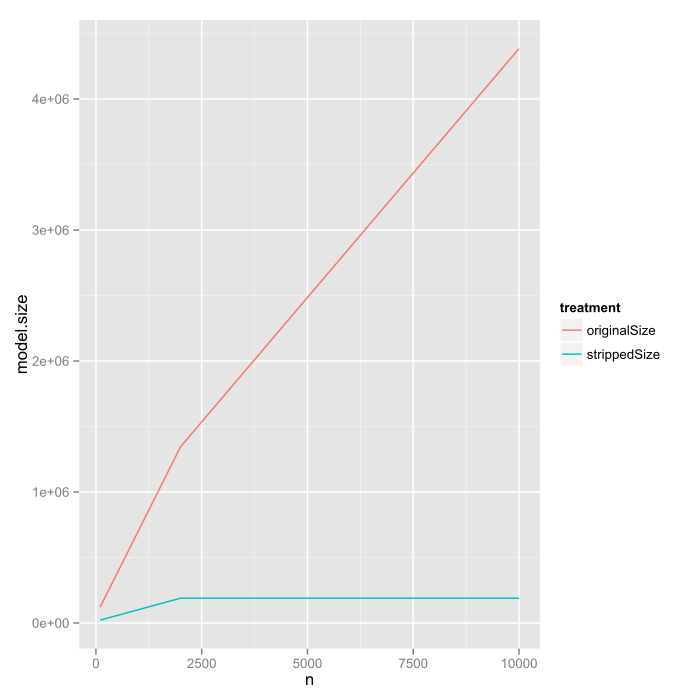

Here is the R script that generated this plot:

library(ggplot2)
library(mgcv)
library(reshape2)
set.seed(2325235)

synthFrame <- function(nrows) {
   d <- data.frame(xN1=rnorm(nrows),xN2=rnorm(nrows),
      xC=sample(c('a','b'),size=nrows,replace=TRUE))
   d$y <- d$xN1*abs(d$xN1) + d$xN2 + ifelse(d$xC=='a',0.2,-0.2) + rnorm(nrows)
   d
}

dTrain <- synthFrame(100000)
dTest <- synthFrame(100)
model <- gam(y~s(xN1)+xN2+xC,data=dTrain)

mLength <- length(serialize(model,NULL))
print(paste('orig size',mLength))

dTest$pred1 <- predict(model,newdata=dTest)

# ggplot(data=dTest) + geom_density(aes(x=pred1,color=y))
# one way to hunt for leaks: lapply(cm,function(o) { length(serialize(o,NULL)) })

stripGamR <- function(cm) {
   cm$residuals <- c()
   cm$fitted.values <- c()
   cm$family <- c()
   cm$linear.predictors <- c()
   cm$weights <- c()
   cm$prior.weights <- c()
   cm$y <- c()
   cm$hat <- c()
   cm$formula <- c()
   cm$model <- c()
   cm$pred.formula <- c()
   cm$offset <- c()
   attr(cm$terms,".Environment") <- c()
   attr(cm$pterms,".Environment") <- c()
   cm
}

cm <- stripGamR(model)
dTest$pred2 <- predict(cm,newdata=dTest)

loss <- sum(abs(dTest$pred1-dTest$pred2))
print(paste('error',loss))

cLength <- length(serialize(cm,NULL))
print(paste('reduced size',cLength))
print(paste('size ratio',cLength/mLength))

plotFrame <- data.frame(n=seq(100,10000,100),originalSize=0,strippedSize=0)
for(i in 1:dim(plotFrame)[[1]]) {
  n <- plotFrame[i,'n']
  dTraini <- synthFrame(n)
  modeli <- gam(y~s(xN1)+xN2+xC,data=dTraini)
  plotFrame[i,'originalSize'] <- length(serialize(modeli,NULL))  
  plotFrame[i,'strippedSize'] <- length(serialize(stripGamR(modeli),NULL))  
}

pf <- melt(plotFrame,id.vars='n',variable.name='treatment',value.name='model.size')
ggplot(data=pf,aes(x=n,y=model.size,color=treatment)) + geom_line()
